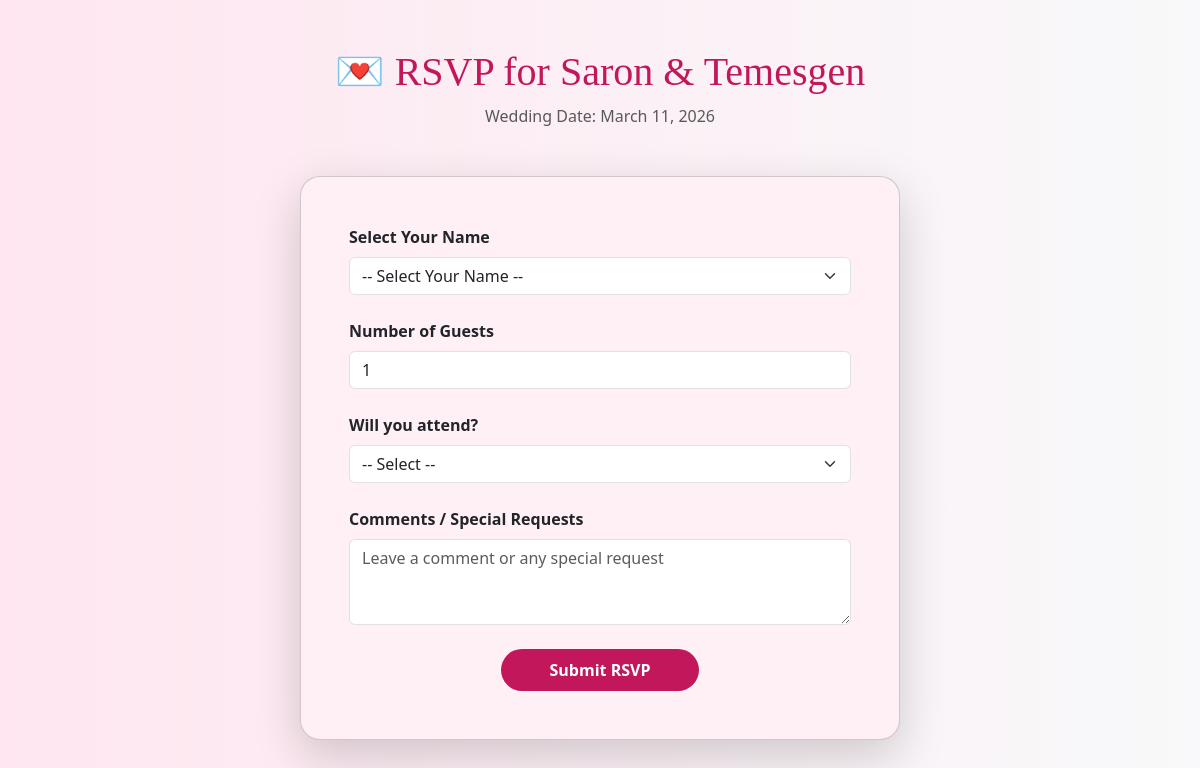
Page /rsvp/1/ on the earlier database version.
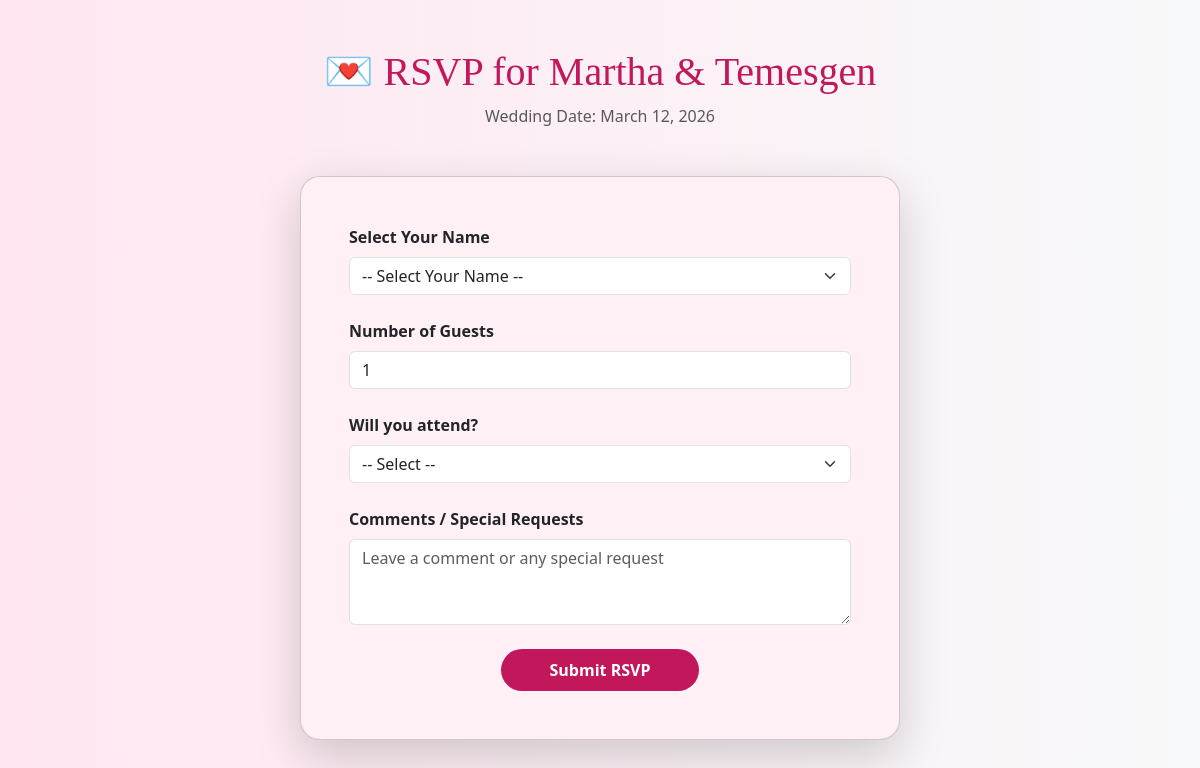
Same page on the later database version.
### ForeverLove/models.py (models this page shows, shortened)
class Wedding(models.Model):
    bride_name = models.CharField(max_length=100, null=True, blank=True)
    groom_name = models.CharField(max_length=100, null=True, blank=True)
    wedding_date = models.DateField( null=True, blank=True)
    location = models.CharField(max_length=200, null=True, blank=True)
    story = models.TextField(null=True, blank=True)
    herStory=models.TextField(null=True, blank=True)
    hisStory=models.TextField(null=True, blank=True)
    how_we_met=models.TextField(null=True, blank=True)
    dateOfMeet=models.DateField(null=True, blank=True)
    first_date=models.TextField(null=True, blank=True)
    dateOfDate=models.DateField(null=True, blank=True)
    proposal=models.TextField(null=True, blank=True)
    dateOfProposal=models.DateField(null=True, blank=True)
    engagement=models.TextField(null=True, blank=True)
    dateOfEngagement=models.DateField(null=True, blank=True)
    marriage=models.TextField(null=True, blank=True)

### ForeverLove/views.py (the view, shortened to what this page needs)
# urls.py: path('rsvp/<int:wedding_id>/', rsvp_page, name='rsvp'),
def rsvp_page(request, wedding_id):
    wedding=Wedding.objects.get(id=wedding_id)
    guests=Guest.objects.filter(wedding=wedding)
    return render(request, 'RSVP.html', {'wedding':wedding, 'guests':guests})

### ForeverLove/templates/RSVP.html (shortened to what this page needs)
<!doctype html>
<html lang="en">
<head>
  <link href="https://cdn.jsdelivr.net/npm/bootstrap@5.3.2/dist/css/bootstrap.min.css" rel="stylesheet"/>
</head>
<body style="background: linear-gradient(to right, #ffe6f0, #f8f9fa); min-height: 100vh;">
  <div class="container py-5">
    <div class="text-center mb-5">
      <h1 style="font-family: cursive; color: #c2185b">
        💌 RSVP for {{ wedding.bride_name }} & {{ wedding.groom_name }}
      </h1>
      <p class="text-muted">Wedding Date: {{ wedding.wedding_date|date:"F d, Y" }}</p>
    </div>
    <div class="card shadow-lg p-5" style="border-radius: 20px; max-width: 600px; margin: auto; background-color: #fff0f5;">
<form method="POST" action="{% url 'rsvp' wedding.id %}">
    <div class="mb-4">
      <label class="form-label fw-bold">Select Your Name</label>
      <select name="guest_id" class="form-select" required>
        <option value="">-- Select Your Name --</option>
      </select>
    </div>
    <div class="mb-4">
      <label class="form-label fw-bold">Number of Guests</label>
      <input type="number" name="num_guests" class="form-control" min="1" value="1" required>
    </div>
    <div class="mb-4">
      <label class="form-label fw-bold">Will you attend?</label>
      <select name="attending" class="form-select" required>
        <option value="">-- Select --</option>
      </select>
    </div>
    <div class="mb-4">
      <label class="form-label fw-bold">Comments / Special Requests</label>
      <textarea name="comments" class="form-control" rows="3" placeholder="Leave a comment or any special request"></textarea>
    </div>
    <div class="text-center">
      <button type="submit" class="btn px-5 py-2" style="background-color: #c2185b; color: white; border-radius: 30px; font-weight: bold;">
        Submit RSVP
      </button>
    </div>
</form>
    </div>
  </div>
</body>
</html>

Differences in the rows shown:
changed Wedding "Temesgen": bride_name "Saron" → "Martha"; wedding_date "March 11, 2026" → "March 12, 2026"
